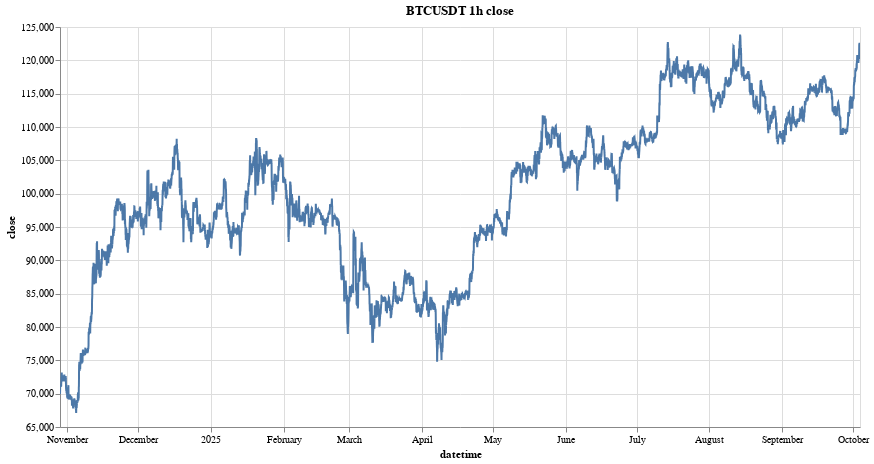

Notebook code cell kept with this figure:
### Code cell
alt.data_transformers.enable("vegafusion")
research.plot_dyn_timeseries(ts, sym, 'close', time_interval)

### Figure 1 — Vega specification as saved in the notebook (floating-point values rounded to 4 significant figures; data arrays with more than 128 entries replaced by an {"elided": "..."} marker saying what was removed)
{"$schema": "https://vega.github.io/schema/vega/v5.json", "data": [{"name": "param_1_store"}, {"name": "param_2_store"}, {"name": "source_0", "values": {"elided": "8160 records"}, "transform": [{"type": "formula", "expr": "toDate(datum['datetime'])", "as": "datetime"}]}, {"name": "source_0_y_domain_close", "values": [{"min": 67100.0, "max": 123900.0}]}], "signals": [{"name": "unit", "value": {}, "on": [{"events": "pointermove", "update": "isTuple(group()) ? group() : unit"}]}, {"name": "param_1", "update": "vlSelectionResolve(\"param_1_store\", \"union\")"}, {"name": "param_2", "update": "vlSelectionResolve(\"param_2_store\", \"union\")"}, {"name": "param_1_datetime", "on": [{"events": [{"source": "view", "type": "dblclick"}], "update": "null"}, {"events": {"signal": "param_1_translate_delta"}, "update": "panLinear(param_1_translate_anchor.extent_x, -param_1_translate_delta.x / width)"}, {"events": {"signal": "param_1_zoom_delta"}, "update": "zoomLinear(domain(\"x\"), param_1_zoom_anchor.x, param_1_zoom_delta)"}]}, {"name": "param_1_tuple", "on": [{"events": [{"signal": "param_1_datetime"}], "update": "param_1_datetime ? {unit: \"\", fields: param_1_tuple_fields, values: [param_1_datetime]} : null"}]}, {"name": "param_1_tuple_fields", "value": [{"field": "datetime", "channel": "x", "type": "R"}]}, {"name": "param_1_translate_anchor", "value": {}, "on": [{"events": [{"source": "scope", "type": "pointerdown"}], "update": "{x: x(unit), y: y(unit), extent_x: domain(\"x\")}"}]}, {"name": "param_1_translate_delta", "value": {}, "on": [{"events": [{"source": "window", "between": [{"source": "scope", "type": "pointerdown"}, {"source": "window", "type": "pointerup"}], "type": "pointermove", "consume": true}], "update": "{x: param_1_translate_anchor.x - x(unit), y: param_1_translate_anchor.y - y(unit)}"}]}, {"name": "param_1_zoom_anchor", "on": [{"events": [{"source": "scope", "consume": true, "type": "wheel"}], "update": "{x: invert(\"x\", x(unit)), y: invert(\"y\", y(unit))}"}]}, {"name": "param_1_zoom_delta", "on": [{"events": [{"source": "scope", "type": "wheel", "consume": true}], "update": "pow(1.001, event.deltaY * pow(16, event.deltaMode))", "force": true}]}, {"name": "param_1_modify", "on": [{"events": {"signal": "param_1_tuple"}, "update": "modify(\"param_1_store\", param_1_tuple, true)"}]}, {"name": "param_2_close", "on": [{"events": [{"source": "view", "type": "dblclick"}], "update": "null"}, {"events": {"signal": "param_2_translate_delta"}, "update": "panLinear(param_2_translate_anchor.extent_y, param_2_translate_delta.y / height)"}, {"events": {"signal": "param_2_zoom_delta"}, "update": "zoomLinear(domain(\"y\"), param_2_zoom_anchor.y, param_2_zoom_delta)"}]}, {"name": "param_2_tuple", "on": [{"events": [{"signal": "param_2_close"}], "update": "param_2_close ? {unit: \"\", fields: param_2_tuple_fields, values: [param_2_close]} : null"}]}, {"name": "param_2_tuple_fields", "value": [{"field": "close", "channel": "y", "type": "R"}]}, {"name": "param_2_translate_anchor", "value": {}, "on": [{"events": [{"source": "scope", "type": "pointerdown"}], "update": "{x: x(unit), y: y(unit), extent_y: domain(\"y\")}"}]}, {"name": "param_2_translate_delta", "value": {}, "on": [{"events": [{"source": "window", "between": [{"source": "scope", "type": "pointerdown"}, {"source": "window", "type": "pointerup"}], "type": "pointermove", "consume": true}], "update": "{x: param_2_translate_anchor.x - x(unit), y: param_2_translate_anchor.y - y(unit)}"}]}, {"name": "param_2_zoom_anchor", "on": [{"events": [{"source": "scope", "type": "wheel", "consume": true}], "update": "{x: invert(\"x\", x(unit)), y: invert(\"y\", y(unit))}"}]}, {"name": "param_2_zoom_delta", "on": [{"events": [{"source": "scope", "type": "wheel", "consume": true}], "update": "pow(1.001, event.deltaY * pow(16, event.deltaMode))", "force": true}]}, {"name": "param_2_modify", "on": [{"events": {"signal": "param_2_tuple"}, "update": "modify(\"param_2_store\", param_2_tuple, true)"}]}], "marks": [{"type": "line", "name": "marks", "from": {"data": "source_0"}, "sort": {"field": "x"}, "encode": {"update": {"x": {"field": "datetime", "scale": "x"}, "stroke": {"value": "#4c78a8"}, "tooltip": {"signal": "{\"datetime\": timeFormat(datum[\"datetime\"], '%b %d, %Y'), \"close\": format(datum[\"close\"], \"\")}"}, "defined": {"signal": "isValid(datum[\"datetime\"]) && isFinite(+datum[\"datetime\"]) && isValid(datum[\"close\"]) && isFinite(+datum[\"close\"])"}, "y": {"field": "close", "scale": "y"}}}, "clip": true, "interactive": true, "style": ["line"]}], "scales": [{"name": "x", "type": "time", "domain": {"data": "source_0", "field": "datetime"}, "range": [0, {"signal": "width"}], "domainRaw": {"signal": "param_1[\"datetime\"]"}}, {"name": "y", "type": "linear", "domain": [{"signal": "(data(\"source_0_y_domain_close\")[0] || {}).min"}, {"signal": "(data(\"source_0_y_domain_close\")[0] || {}).max"}], "range": [{"signal": "height"}, 0], "domainRaw": {"signal": "param_2[\"close\"]"}, "nice": true, "zero": false}], "axes": [{"scale": "x", "labels": false, "gridScale": "y", "orient": "bottom", "grid": true, "domain": false, "maxExtent": 0, "minExtent": 0, "aria": false, "ticks": false, "zindex": 0, "tickCount": {"signal": "ceil(width/40)"}}, {"scale": "y", "labels": false, "grid": true, "orient": "left", "aria": false, "domain": false, "tickCount": {"signal": "ceil(height/40)"}, "minExtent": 0, "ticks": false, "maxExtent": 0, "gridScale": "x", "zindex": 0}, {"scale": "x", "zindex": 0, "tickCount": {"signal": "ceil(width/40)"}, "grid": false, "orient": "bottom", "labelOverlap": true, "title": "datetime", "labelFlush": true}, {"scale": "y", "tickCount": {"signal": "ceil(height/40)"}, "zindex": 0, "labelOverlap": true, "orient": "left", "grid": false, "title": "close"}], "title": {"text": "BTCUSDT 1h close", "frame": "group"}, "height": 400, "style": "cell", "width": 800, "background": "white", "padding": 5}
